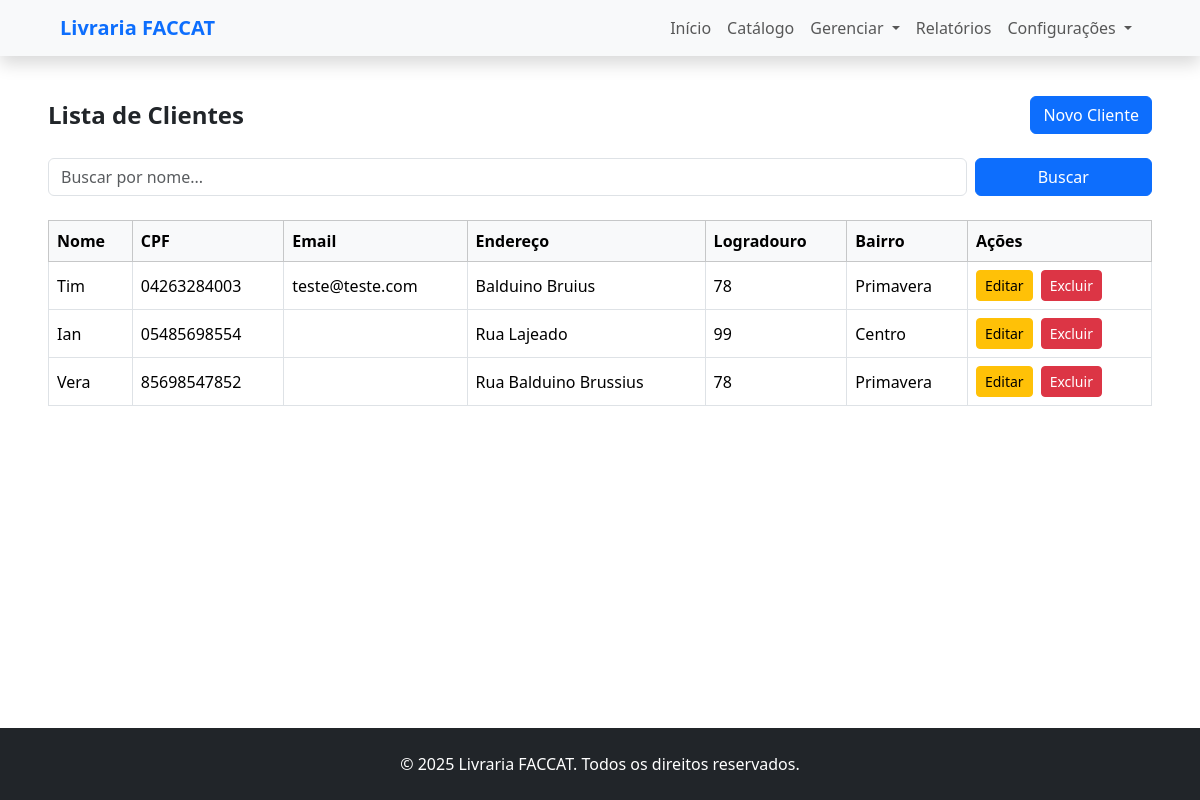
Before: /usuarios/clientes (signed in) with the older database file.
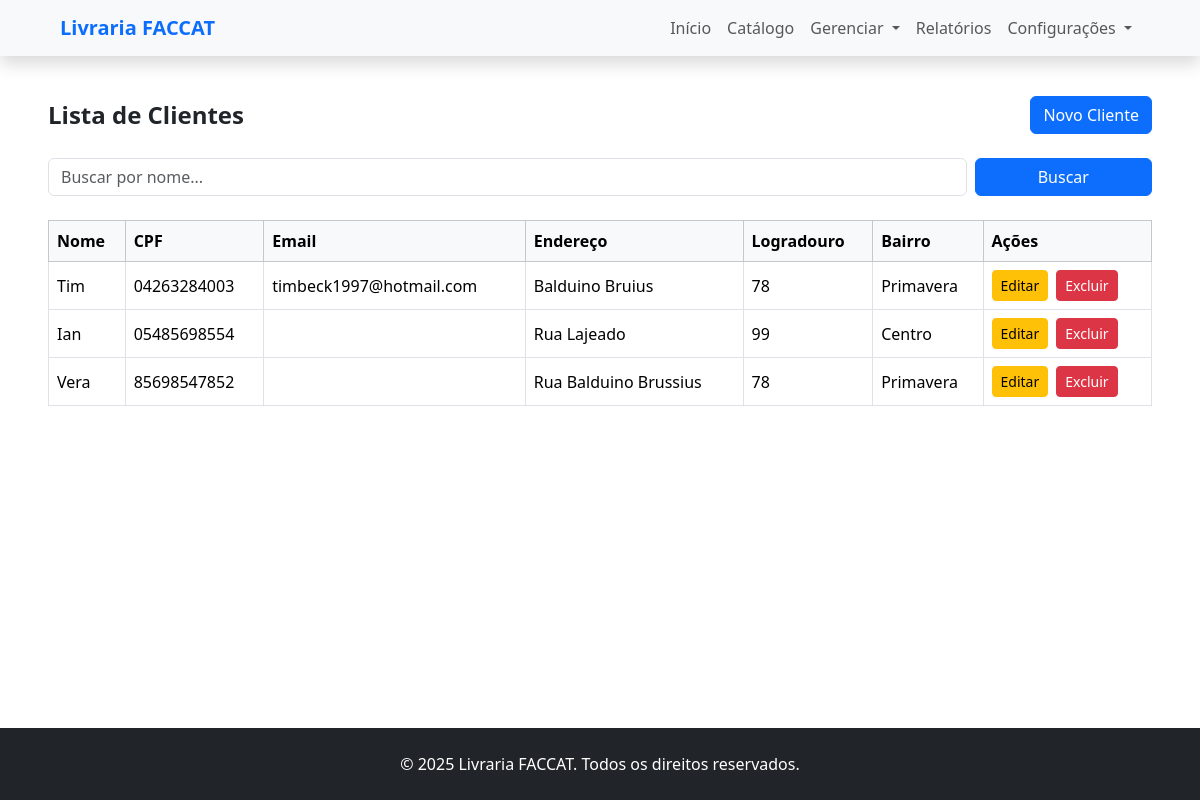
After: the same page with the newer database file.
### usuarios/models.py (models this page shows, shortened)
class Cliente(models.Model):
    cpf = models.CharField(max_length=11, unique=True)
    email = models.EmailField()
    nome = models.CharField(max_length=50)
    endereco = models.CharField(max_length=30)
    logradouro = models.CharField(max_length=20)
    bairro = models.CharField(max_length=30)
    bloqueado = models.BooleanField(default=False)

### usuarios/views.py (the view)
# urls.py: path('clientes', views.gerenciar_clientes, name='gerenciar_clientes'),
@login_required
def gerenciar_clientes(request):
    busca = request.GET.get('busca', '')
    if busca:
        clientes = Cliente.objects.filter(nome__icontains=busca)
    else:
        clientes = Cliente.objects.all()
    return render(request, 'usuarios/gerenciar_clientes.html', {'clientes': clientes})

### usuarios/templates/usuarios/gerenciar_clientes.html
{% extends 'base.html' %}
{% block content %}
<div class="my-4 px-5">
    <div class="d-flex justify-content-between align-items-center mb-4">
        <h1 class="h4 fw-bold mb-0">Lista de Clientes</h1>
        <a href="{% url 'cadastrar_cliente' %}" class="btn btn-primary">
            Novo Cliente
        </a>
    </div>
    <form method="get" class="row g-2 mb-4">
        <div class="col-md-10">
            <input type="text" name="busca" placeholder="Buscar por nome..." value="{{ request.GET.busca }}"
                class="form-control" />
        </div>
        <div class="col-md-2">
            <button type="submit" class="btn btn-primary w-100">Buscar</button>
        </div>
    </form>
    <div class="table-responsive">
        <table class="table table-bordered table-hover align-middle">
            <thead class="table-light">
                <tr>
                    <th>Nome</th>
                    <th>CPF</th>
                     <th>Email</th>
                    <th>Endereço</th>
                    <th>Logradouro</th>
                    <th>Bairro</th>
                    <th>Ações</th>
                </tr>
            </thead>
            <tbody>
                {% for cliente in clientes %}
                <tr>
                    <td>{{ cliente.nome }}</td>
                    <td>{{ cliente.cpf }}</td>
                    <td>{{ cliente.email }}</td>
                    <td>{{ cliente.endereco }}</td>
                    <td>{{ cliente.logradouro }}</td>
                    <td>{{ cliente.bairro }}</td>
                    <td>
                        <div class="d-flex gap-2">
                            <a href="{% url 'editar_cliente' cliente.id %}" class="btn btn-warning btn-sm">
                                Editar
                            </a>
                            <a href="{% url 'deletar_cliente' cliente.id %}" class="btn btn-danger btn-sm">
                                Excluir
                            </a>
                        </div>
                    </td>
                </tr>
                {% empty %}
                <tr>
                    <td colspan="6" class="text-center py-4">Nenhum cliente cadastrado.</td>
                </tr>
                {% endfor %}
            </tbody>
        </table>
    </div>
</div>
{% endblock %}

Changed rows visible on the page:
changed Cliente "Tim": email "teste@teste.com" → "timbeck1997@hotmail.com"
